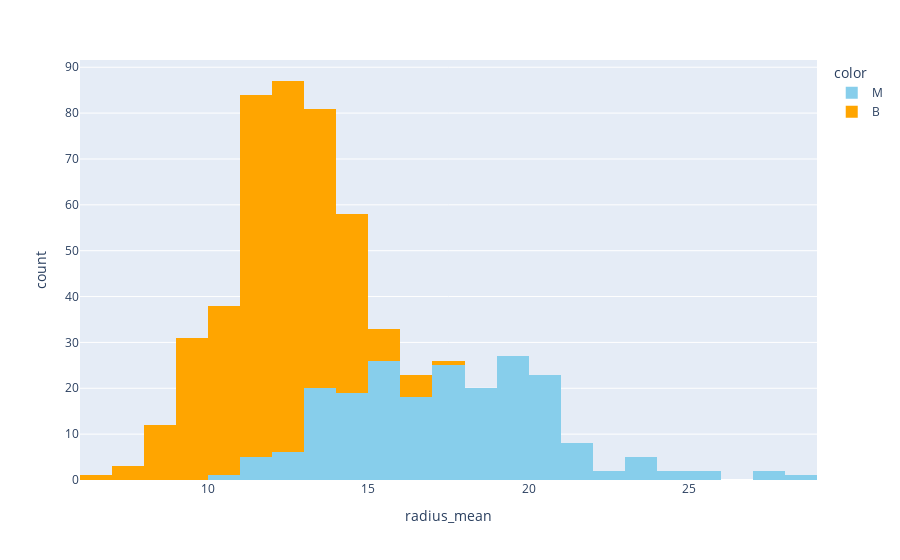
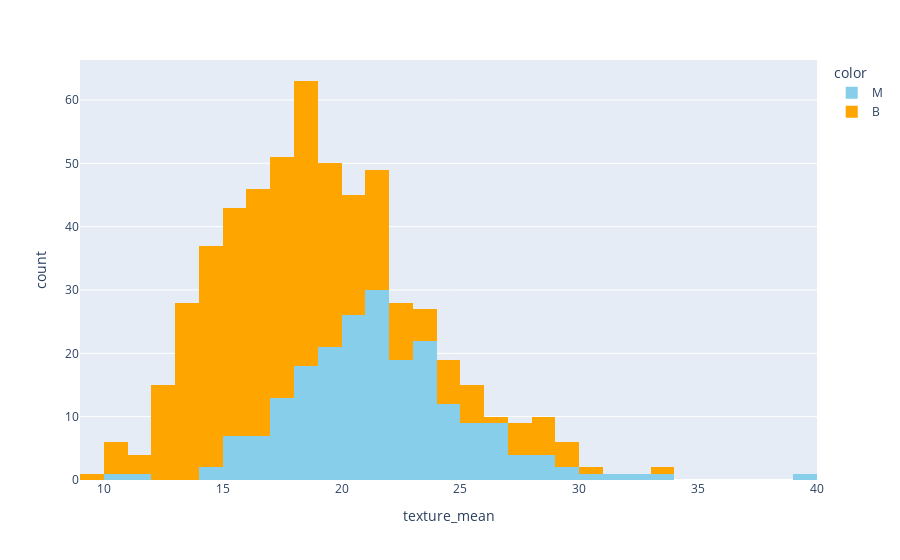
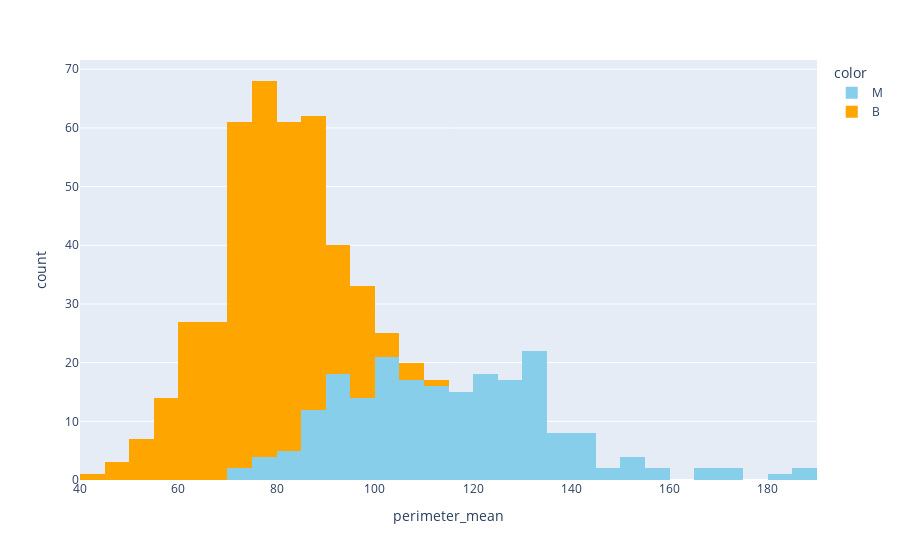
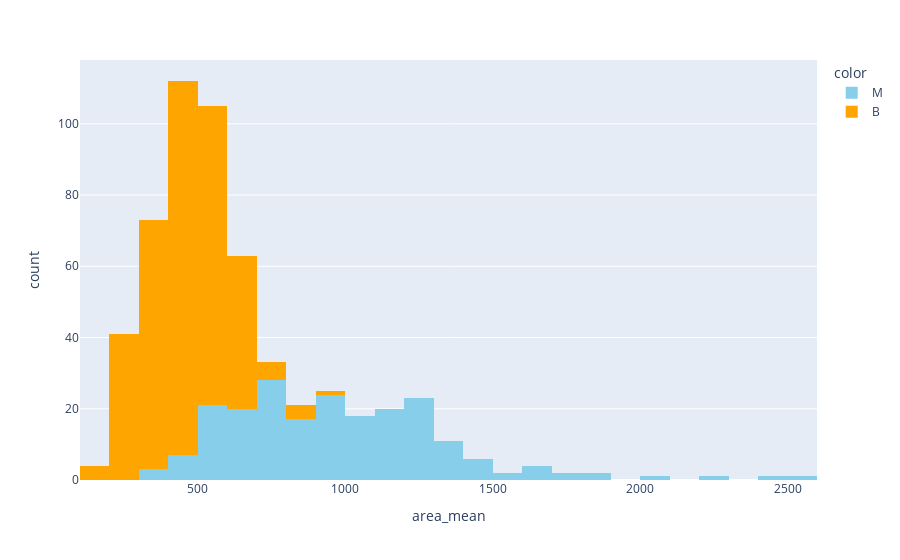

Source (notebook cell) for these figures, in order:
### Code cell
for i in data.columns:
    if i not in ['id','Unnamed: 32','diagnosis']:
        fig=px.histogram(data[i],color=data['diagnosis'],color_discrete_sequence=['skyblue','orange'])
        fig.update_layout(xaxis_title=i)
        fig.show()

### Figure 1 — Plotly figure (JSON) as saved in the notebook; plotly's stock layout.template omitted (floating-point values rounded to 4 significant figures; data arrays with more than 128 entries replaced by an {"elided": "..."} marker saying what was removed)
{"data": [{"alignmentgroup": "True", "bingroup": "x", "hovertemplate": "color=M<br>value=%{x}<br>count=%{y}<extra></extra>", "legendgroup": "M", "marker": {"color": "skyblue", "pattern": {"shape": ""}}, "name": "M", "offsetgroup": "M", "orientation": "v", "showlegend": true, "type": "histogram", "x": {"elided": "212 float values"}, "xaxis": "x", "yaxis": "y"}, {"alignmentgroup": "True", "bingroup": "x", "hovertemplate": "color=B<br>value=%{x}<br>count=%{y}<extra></extra>", "legendgroup": "B", "marker": {"color": "orange", "pattern": {"shape": ""}}, "name": "B", "offsetgroup": "B", "orientation": "v", "showlegend": true, "type": "histogram", "x": {"elided": "357 float values"}, "xaxis": "x", "yaxis": "y"}], "layout": {"autosize": true, "barmode": "relative", "legend": {"title": {"text": "color"}, "tracegroupgap": 0}, "margin": {"t": 60}, "xaxis": {"anchor": "y", "autorange": true, "domain": [0, 1], "range": [6, 29], "title": {"text": "radius_mean"}, "type": "linear"}, "yaxis": {"anchor": "x", "autorange": true, "domain": [0, 1], "range": [0, 91.58], "title": {"text": "count"}}}}

### Figure 2 — Plotly figure (JSON) as saved in the notebook; plotly's stock layout.template omitted (floating-point values rounded to 4 significant figures; data arrays with more than 128 entries replaced by an {"elided": "..."} marker saying what was removed)
{"data": [{"alignmentgroup": "True", "bingroup": "x", "hovertemplate": "color=M<br>value=%{x}<br>count=%{y}<extra></extra>", "legendgroup": "M", "marker": {"color": "skyblue", "pattern": {"shape": ""}}, "name": "M", "offsetgroup": "M", "orientation": "v", "showlegend": true, "type": "histogram", "x": {"elided": "212 float values"}, "xaxis": "x", "yaxis": "y"}, {"alignmentgroup": "True", "bingroup": "x", "hovertemplate": "color=B<br>value=%{x}<br>count=%{y}<extra></extra>", "legendgroup": "B", "marker": {"color": "orange", "pattern": {"shape": ""}}, "name": "B", "offsetgroup": "B", "orientation": "v", "showlegend": true, "type": "histogram", "x": {"elided": "357 float values"}, "xaxis": "x", "yaxis": "y"}], "layout": {"autosize": true, "barmode": "relative", "legend": {"title": {"text": "color"}, "tracegroupgap": 0}, "margin": {"t": 60}, "xaxis": {"anchor": "y", "autorange": true, "domain": [0, 1], "range": [9, 40], "title": {"text": "texture_mean"}, "type": "linear"}, "yaxis": {"anchor": "x", "autorange": true, "domain": [0, 1], "range": [0, 66.32], "title": {"text": "count"}}}}

### Figure 3 — Plotly figure (JSON) as saved in the notebook; plotly's stock layout.template omitted (floating-point values rounded to 4 significant figures; data arrays with more than 128 entries replaced by an {"elided": "..."} marker saying what was removed)
{"data": [{"alignmentgroup": "True", "bingroup": "x", "hovertemplate": "color=M<br>value=%{x}<br>count=%{y}<extra></extra>", "legendgroup": "M", "marker": {"color": "skyblue", "pattern": {"shape": ""}}, "name": "M", "offsetgroup": "M", "orientation": "v", "showlegend": true, "type": "histogram", "x": {"elided": "212 float values"}, "xaxis": "x", "yaxis": "y"}, {"alignmentgroup": "True", "bingroup": "x", "hovertemplate": "color=B<br>value=%{x}<br>count=%{y}<extra></extra>", "legendgroup": "B", "marker": {"color": "orange", "pattern": {"shape": ""}}, "name": "B", "offsetgroup": "B", "orientation": "v", "showlegend": true, "type": "histogram", "x": {"elided": "357 float values"}, "xaxis": "x", "yaxis": "y"}], "layout": {"autosize": true, "barmode": "relative", "legend": {"title": {"text": "color"}, "tracegroupgap": 0}, "margin": {"t": 60}, "xaxis": {"anchor": "y", "autorange": true, "domain": [0, 1], "range": [40, 190], "title": {"text": "perimeter_mean"}, "type": "linear"}, "yaxis": {"anchor": "x", "autorange": true, "domain": [0, 1], "range": [0, 71.58], "title": {"text": "count"}}}}

### Figure 4 — Plotly figure (JSON) as saved in the notebook; plotly's stock layout.template omitted (floating-point values rounded to 4 significant figures; data arrays with more than 128 entries replaced by an {"elided": "..."} marker saying what was removed)
{"data": [{"alignmentgroup": "True", "bingroup": "x", "hovertemplate": "color=M<br>value=%{x}<br>count=%{y}<extra></extra>", "legendgroup": "M", "marker": {"color": "skyblue", "pattern": {"shape": ""}}, "name": "M", "offsetgroup": "M", "orientation": "v", "showlegend": true, "type": "histogram", "x": {"elided": "212 float values"}, "xaxis": "x", "yaxis": "y"}, {"alignmentgroup": "True", "bingroup": "x", "hovertemplate": "color=B<br>value=%{x}<br>count=%{y}<extra></extra>", "legendgroup": "B", "marker": {"color": "orange", "pattern": {"shape": ""}}, "name": "B", "offsetgroup": "B", "orientation": "v", "showlegend": true, "type": "histogram", "x": {"elided": "357 float values"}, "xaxis": "x", "yaxis": "y"}], "layout": {"autosize": true, "barmode": "relative", "legend": {"title": {"text": "color"}, "tracegroupgap": 0}, "margin": {"t": 60}, "xaxis": {"anchor": "y", "autorange": true, "domain": [0, 1], "range": [100, 2600], "title": {"text": "area_mean"}, "type": "linear"}, "yaxis": {"anchor": "x", "autorange": true, "domain": [0, 1], "range": [0, 117.9], "title": {"text": "count"}}}}
